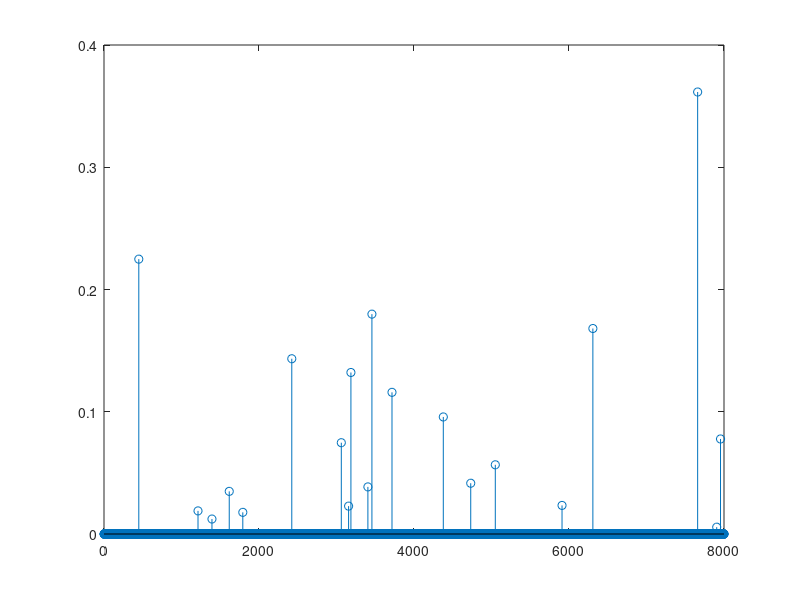

This figure's MATLAB source:
clc;close all;clear all;
M=20;
N=8000;
noise=0.1;
A=randn(M,N);
I1=1;
I2=2;
lambda=0.1;

b=A(:,I1)+A(:,I2)+noise*randn(M,1);

AA= [A,-1*ones(size(A,1),1),zeros(size(A,1),1);...
    -A,-1*ones(size(A,1),1),zeros(size(A,1),1)];
Aeq=[ones(1,size(A,2)),0,-1];
beq=0;
bb=[b;-b];
lb=[zeros(size(A,2),1);0;0];
hb=[1*ones(size(A,2),1);inf;inf];
ff=[zeros(size(A,2),1);1;lambda];
    
x = linprog(ff,AA,bb,Aeq,beq,lb,hb);
stem(x(1:N));

x0=zeros(N+2,1);
x0(1)=1;
x0(2)=1;
x0(end)=2;
x0(end-1)=2;
%%
xc=nan(N,1);
for I=1:N,
    cf=corrcoef(b,A(:,I));
    xc(I)=abs(cf(1,2));
end